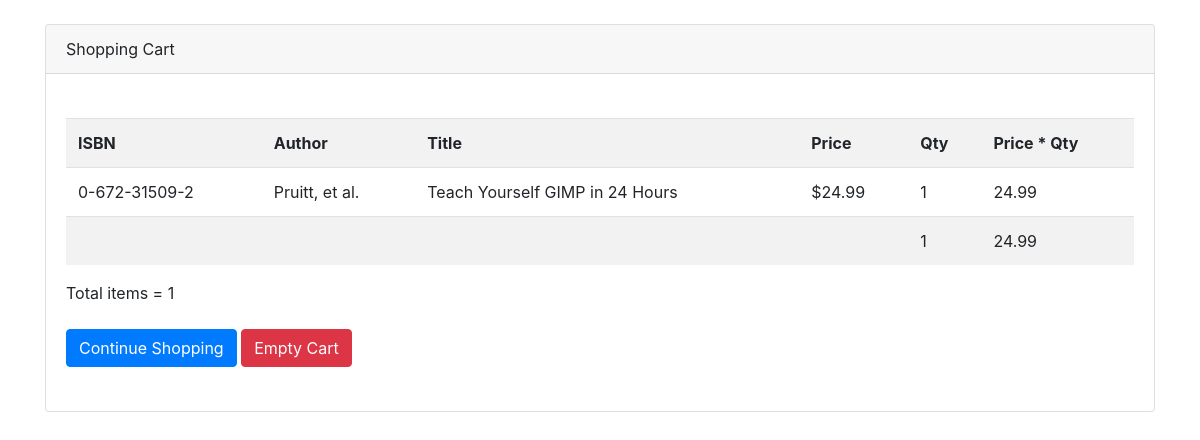
The app's page /cart/show_cart.php?id=0-672-31509-2 with its own data.
### tables this page shows
CREATE TABLE IF NOT EXISTS `books` (
  `isbn` varchar(13) NOT NULL,
  `author` varchar(50) DEFAULT NULL,
  `title` varchar(100) DEFAULT NULL,
  `price` float(4,2) DEFAULT NULL,
  PRIMARY KEY (`isbn`)
);

### cart/show_cart.php (the view, shortened to what this page needs)
<?php
$id = $_GET['id'];
?>
<br>
<div class="card">
<div class="card-header">Shopping Cart</div>
<div class="card-body">
<br>
<table class="table table-striped">
    <tr>
		<th>ISBN</th>
		<th>Author</th>
        <th>Title</th>
		<th>Price</th>
		<th>Qty</th>
		<th>Price * Qty</th>
	</tr>
<?php
require_once('../lib/db_login.php');
$sum_qty = 0;
$sum_price = 0;
if (is_array($_SESSION['cart'])){
	foreach ($_SESSION['cart'] as $id => $qty){
		$query = " SELECT * FROM books WHERE isbn='".$id."'";
		$result = $db->query($query);
		while ($row = $result->fetch_object()){
			echo '<tr>';
			echo '<td>'.$row->isbn.'</td>';
			echo '<td>'.$row->author.'</td> ';
			echo '<td>'.$row->title.'</td> ';
			echo '<td> $'.$row->price.'</td>';
			echo '<td>'.$qty.'</td>';
			echo '<td>'.$row->price * $qty.'</td>';
			echo '</tr>';
			$sum_qty = $sum_qty + $qty;
			$sum_price = $sum_price + ($row->price * $qty);
		}
	}
	echo'<tr><td></td><td></td><td></td><td></td><td>'.$sum_qty.'</td><td>'.$sum_price.'</td></tr>';
}else{
	echo '<tr><td colspan="6" align="center">There is no item in shopping cart</td></tr>';
}
?>
</table>
Total items = <?php echo $sum_qty; ?><br><br>
<a class="btn btn-primary" href="view_books.php">Continue Shopping</a>
<a class="btn btn-danger" href="delete_cart.php">Empty Cart</a><br /><br />
</div>
</div>

### records on screen
books: isbn "0-672-31509-2", author "Pruitt, et al.", title "Teach Yourself GIMP in 24 Hours", price "24.99", qty "1", $row->price*$qty "24.99"

### other values on screen
$sum_qty "1"
$sum_price "24.99"
